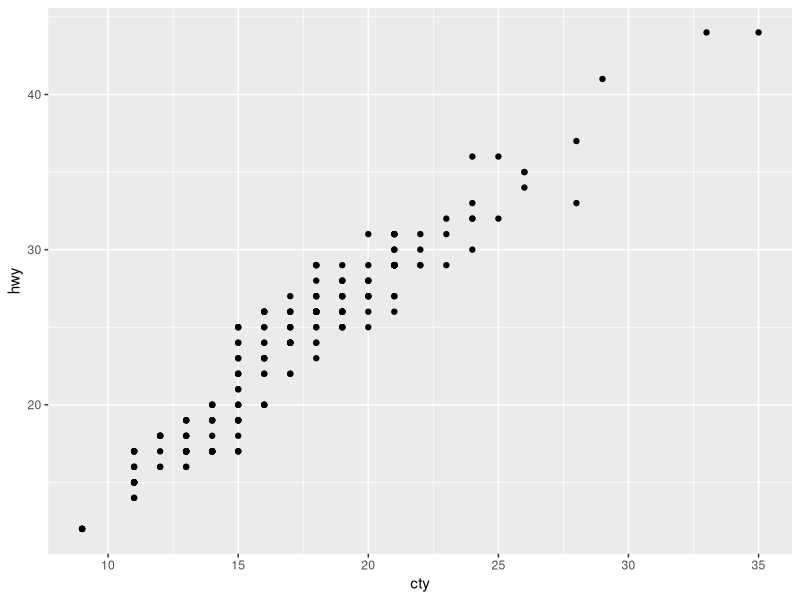
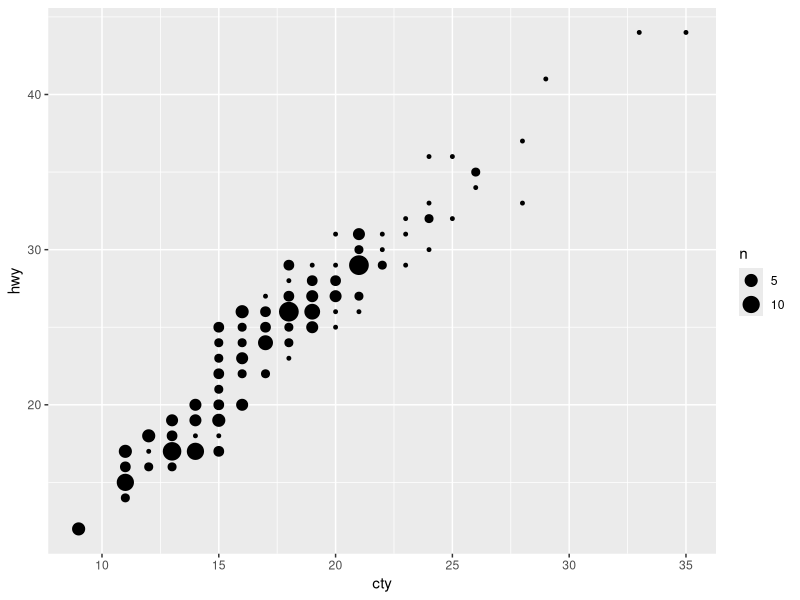
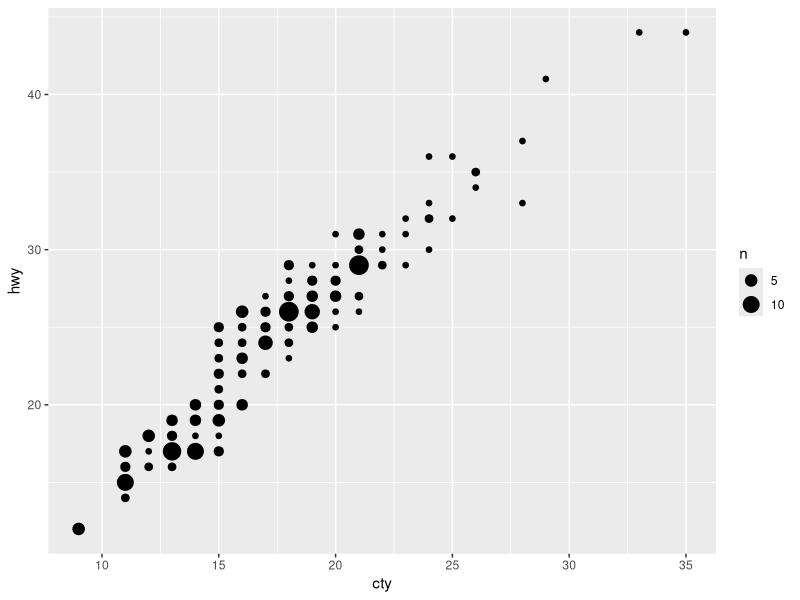
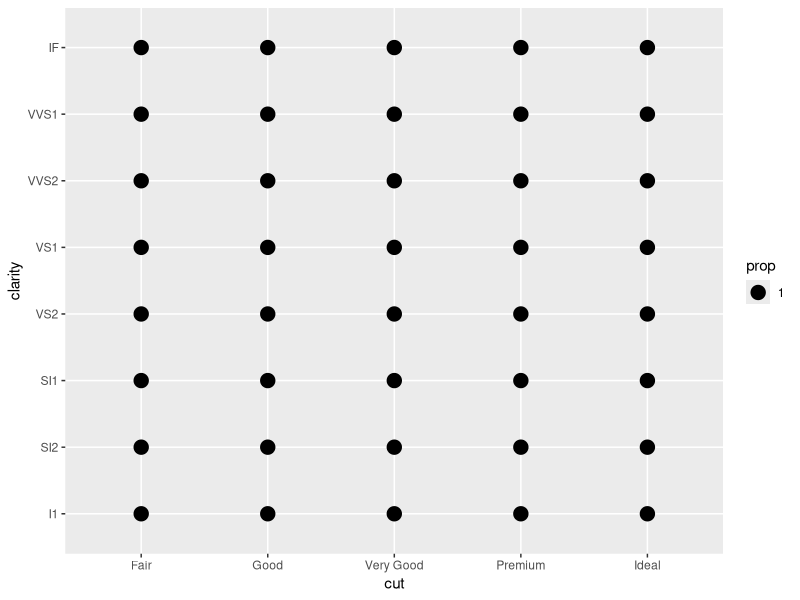
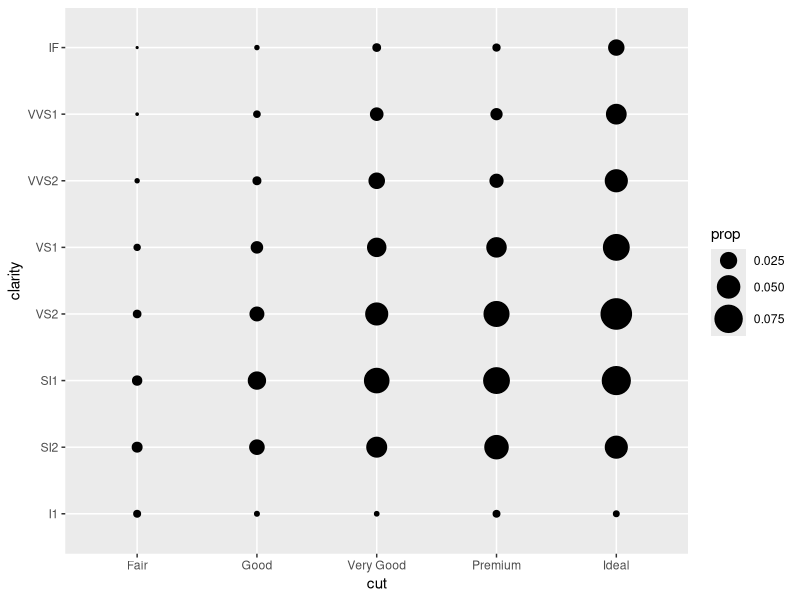
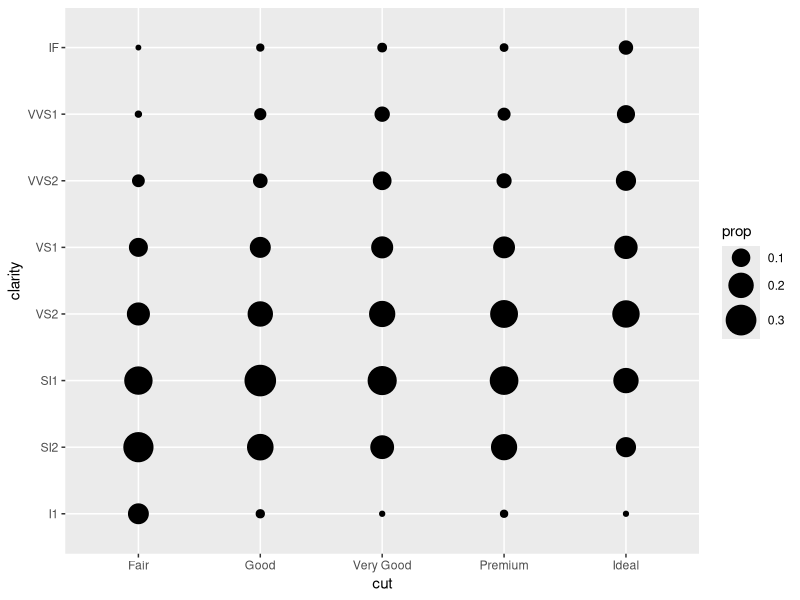
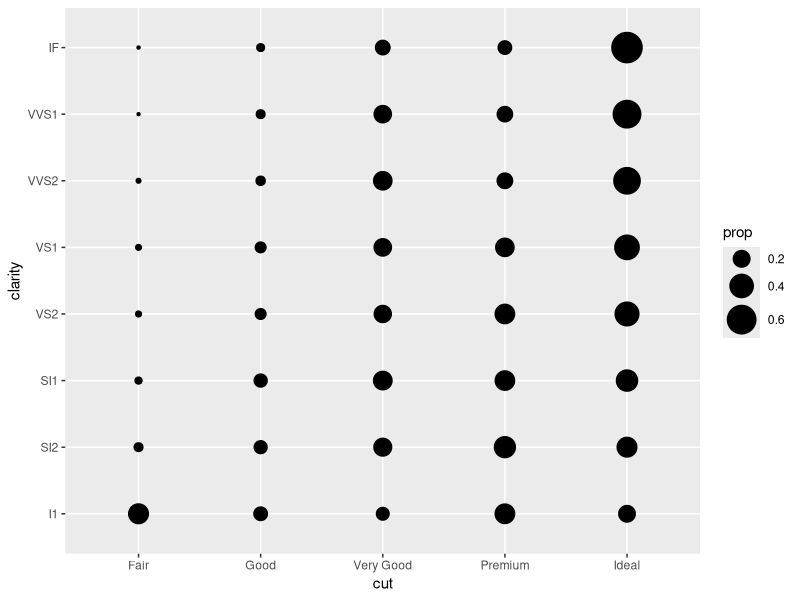

Generate these figures, in order, with R:
# r2py crawler metadata
# package: ggplot2
# source_type: rd_example
# topic: geom_count.Rd
# source_file: C:\Users\bened\AppData\Local\R\win-library\4.5\ggplot2\help
# lines: 30

suppressPackageStartupMessages(library(ggplot2))
ggplot(mpg, aes(cty, hwy)) +
 geom_point()

ggplot(mpg, aes(cty, hwy)) +
 geom_count()

# Best used in conjunction with scale_size_area which ensures that
# counts of zero would be given size 0. Doesn't make much different
# here because the smallest count is already close to 0.
ggplot(mpg, aes(cty, hwy)) +
 geom_count() +
 scale_size_area()

# Display proportions instead of counts -------------------------------------
# By default, all categorical variables in the plot form the groups.
# Specifying geom_count without a group identifier leads to a plot which is
# not useful:
d <- ggplot(diamonds, aes(x = cut, y = clarity))
d + geom_count(aes(size = after_stat(prop)))
# To correct this problem and achieve a more desirable plot, we need
# to specify which group the proportion is to be calculated over.
d + geom_count(aes(size = after_stat(prop), group = 1)) +
  scale_size_area(max_size = 10)

# Or group by x/y variables to have rows/columns sum to 1.
d + geom_count(aes(size = after_stat(prop), group = cut)) +
  scale_size_area(max_size = 10)
d + geom_count(aes(size = after_stat(prop), group = clarity)) +
  scale_size_area(max_size = 10)
